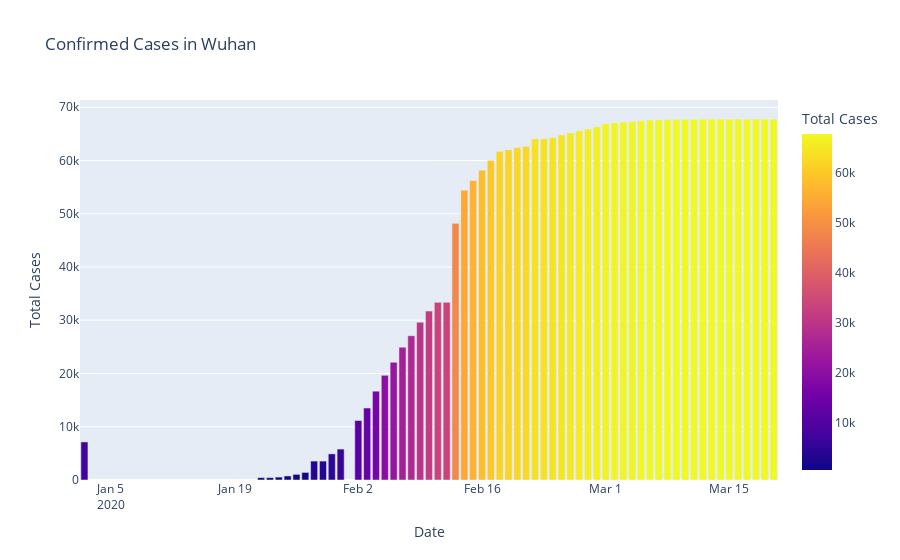

Notebook cell for this chart:
### Code cell
fig = px.bar(dbd_Wuhan,  x='Date', y= 'Total Cases',color='Total Cases', title = 'Confirmed Cases in Wuhan')
fig.show()
